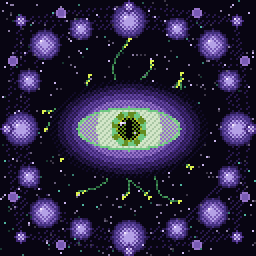
#> input picture src/Scratch/img/yogsototh-eye-cosmic-128.png, 128 x 128 px (shown 2 times larger)
$ python make_transparent_bg.py
#> lines starting #> are read from the running program, lines starting #| are printed output that depends on the picture
#!/usr/bin/env python3
"""Remove the starry background from the logo, making it transparent.

Strategy: flood-fill from corners with tolerance to catch the dark background
and scattered star pixels, preserving the eye/tentacles/spheres.
"""

from PIL import Image
import os
from collections import deque


def flood_fill_transparent(img, start_x, start_y, tolerance=60):
    """Flood fill from a starting point, making similar-colored pixels transparent."""
    pixels = img.load()
    w, h = img.size
    start_color = pixels[start_x, start_y][:3]
    visited = set()
    queue = deque([(start_x, start_y)])

    def color_distance(c1, c2):
        return sum((a - b) ** 2 for a, b in zip(c1, c2)) ** 0.5

    while queue:
        x, y = queue.popleft()
        if (x, y) in visited:
            continue
        if x < 0 or x >= w or y < 0 or y >= h:
            continue
        visited.add((x, y))

        r, g, b, a = pixels[x, y]
        if a == 0:
            continue
        if color_distance((r, g, b), start_color) <= tolerance:
            pixels[x, y] = (0, 0, 0, 0)
            for dx, dy in [(-1, 0), (1, 0), (0, -1), (0, 1)]:
                nx, ny = x + dx, y + dy
                if (nx, ny) not in visited:
                    queue.append((nx, ny))


def main():
    base = os.path.join(os.path.dirname(__file__), '..', 'src', 'Scratch', 'img')
    input_path = os.path.join(base, 'yogsototh-eye-cosmic-128.png')
    output_path = os.path.join(base, 'yogsototh-logo-transparent.png')

    img = Image.open(input_path).convert("RGBA")
#> img is the input picture: PIL image 128x128 RGBA; mean R, G, B, A 41.4, 35.3, 62.5, 255
    w, h = img.size
#> w = 128; h = 128

    # Flood fill from all four corners to catch the background
    for sx, sy in [(0, 0), (w - 1, 0), (0, h - 1), (w - 1, h - 1)]:
        flood_fill_transparent(img, sx, sy, tolerance=60)
#> this loop made 4 passes
#> start_color in flood_fill_transparent on passes 1 to 4: (8, 5, 18), (0, 0, 0), (0, 0, 0), (0, 0, 0)
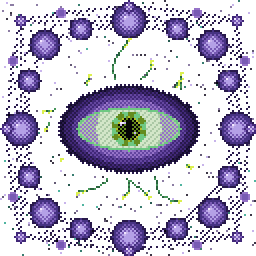
#> img: PIL image 128x128 RGBA (shown 2 times larger); mean R, G, B, A 36.3, 32.1, 51.1, 98.8; transparent parts drawn white

    img.save(output_path, "PNG")

    orig_size = os.path.getsize(input_path)
    new_size = os.path.getsize(output_path)
    print(f"Original:    {orig_size:,} bytes ({orig_size/1024:.1f} KB)")
    print(f"Transparent: {new_size:,} bytes ({new_size/1024:.1f} KB)")
    print(f"Saved to: {output_path}")


if __name__ == "__main__":
    main()
